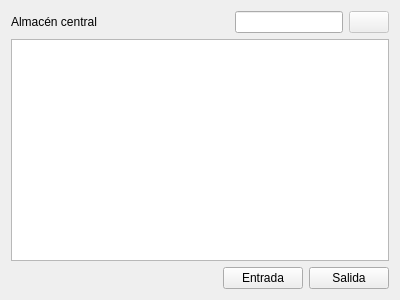
<?xml version="1.0" encoding="UTF-8"?>
<ui version="4.0">
 <class>Warehouse</class>
 <widget class="QWidget" name="Warehouse">
  <property name="geometry">
   <rect>
    <x>0</x>
    <y>0</y>
    <width>400</width>
    <height>300</height>
   </rect>
  </property>
  <property name="windowTitle">
   <string>Form</string>
  </property>
  <layout class="QVBoxLayout" name="verticalLayout">
   <item>
    <layout class="QHBoxLayout" name="horizontalLayout_2">
     <item>
      <widget class="QLabel" name="label">
       <property name="text">
        <string>Almacén central</string>
       </property>
      </widget>
     </item>
     <item>
      <spacer name="horizontalSpacer_2">
       <property name="orientation">
        <enum>Qt::Horizontal</enum>
       </property>
       <property name="sizeHint" stdset="0">
        <size>
         <width>40</width>
         <height>20</height>
        </size>
       </property>
      </spacer>
     </item>
     <item>
      <widget class="QLineEdit" name="searchEdit">
       <property name="sizePolicy">
        <sizepolicy hsizetype="Minimum" vsizetype="Fixed">
         <horstretch>0</horstretch>
         <verstretch>0</verstretch>
        </sizepolicy>
       </property>
      </widget>
     </item>
     <item>
      <widget class="QPushButton" name="searchButton">
       <property name="enabled">
        <bool>false</bool>
       </property>
       <property name="text">
        <string/>
       </property>
       <property name="icon">
        <iconset resource="utils.qrc">
         <normaloff>:/icons/search_48.png</normaloff>:/icons/search_48.png</iconset>
       </property>
      </widget>
     </item>
    </layout>
   </item>
   <item>
    <widget class="QTableView" name="tableView">
     <property name="styleSheet">
      <string notr="true">selection-color: rgb(255, 255, 255);
selection-background-color: rgb(85, 170, 255);</string>
     </property>
     <property name="editTriggers">
      <set>QAbstractItemView::NoEditTriggers</set>
     </property>
     <property name="alternatingRowColors">
      <bool>true</bool>
     </property>
     <property name="selectionMode">
      <enum>QAbstractItemView::SingleSelection</enum>
     </property>
     <property name="selectionBehavior">
      <enum>QAbstractItemView::SelectRows</enum>
     </property>
     <attribute name="horizontalHeaderHighlightSections">
      <bool>false</bool>
     </attribute>
     <attribute name="horizontalHeaderShowSortIndicator" stdset="0">
      <bool>false</bool>
     </attribute>
     <attribute name="horizontalHeaderStretchLastSection">
      <bool>true</bool>
     </attribute>
     <attribute name="verticalHeaderVisible">
      <bool>false</bool>
     </attribute>
    </widget>
   </item>
   <item>
    <layout class="QHBoxLayout" name="horizontalLayout">
     <item>
      <spacer name="horizontalSpacer">
       <property name="orientation">
        <enum>Qt::Horizontal</enum>
       </property>
       <property name="sizeHint" stdset="0">
        <size>
         <width>40</width>
         <height>20</height>
        </size>
       </property>
      </spacer>
     </item>
     <item>
      <widget class="QPushButton" name="inputButton">
       <property name="text">
        <string>Entrada</string>
       </property>
       <property name="icon">
        <iconset resource="utils.qrc">
         <normaloff>:/icons/box_download_48.png</normaloff>:/icons/box_download_48.png</iconset>
       </property>
      </widget>
     </item>
     <item>
      <widget class="QPushButton" name="outputButton">
       <property name="text">
        <string>Salida</string>
       </property>
       <property name="icon">
        <iconset resource="utils.qrc">
         <normaloff>:/icons/box_upload_48.png</normaloff>:/icons/box_upload_48.png</iconset>
       </property>
      </widget>
     </item>
    </layout>
   </item>
  </layout>
 </widget>
 <tabstops>
  <tabstop>searchEdit</tabstop>
  <tabstop>searchButton</tabstop>
  <tabstop>tableView</tabstop>
  <tabstop>inputButton</tabstop>
  <tabstop>outputButton</tabstop>
 </tabstops>
 <resources>
  <include location="utils.qrc"/>
 </resources>
 <connections/>
 <slots>
  <slot>setfilter()</slot>
 </slots>
</ui>
